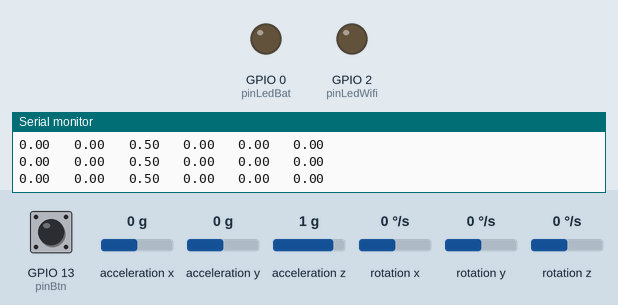
The sketch below on a simulated ESP8266 (NodeMCU). On the bench: output pins drawn as LEDs (lit = HIGH), the last lines printed to the serial monitor. The inputs (shaded band) are chosen by the test bench; at power-on: GPIO 13 (pinBtn) HIGH, acceleration x 0 g, acceleration y 0 g, acceleration z 1 g, rotation x 0 °/s, rotation y 0 °/s, rotation z 0 °/s. WiFi joins after 1.5 s; servers stay silent unless stated.

Above: at 2.8 s.
2.9 s: GPIO 13 (pinBtn) pulled LOW for 3.2 s
At 4.2 s:
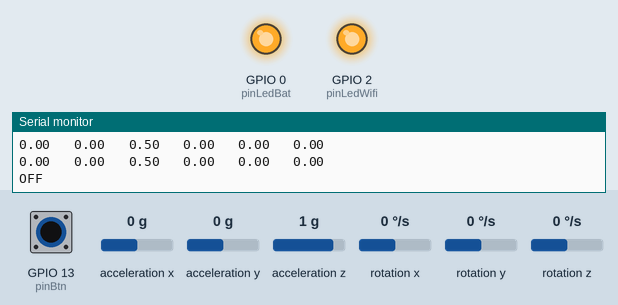
7.6 s: GPIO 13 (pinBtn) pulled LOW for 3.2 s
At 9.3 s:
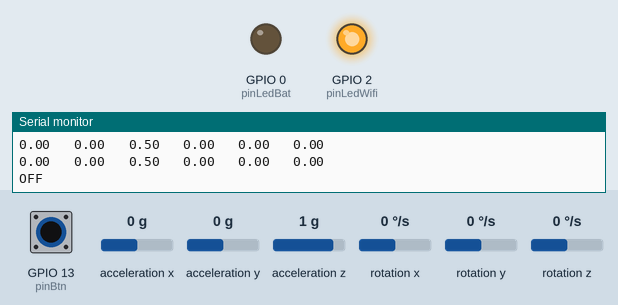
Timing chart, 0 to 11.7 s (numbered marks = the images above; inputs shaded):
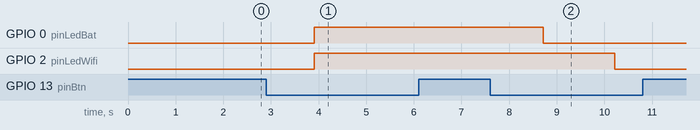

The sketch:

Movuino_WifiOSC_Firmware.ino
```cpp
/*
    This sketch is a Movuino firmware.
    It allows the Movuino to send data on a specific Wifi through an OSC protocol. (Open Sound Control)
*/

#include <ESP8266WiFi.h>
#include <ESP8266WiFiMulti.h>
#include <WiFiUdp.h>
#include "Wire.h"
#include "I2Cdev.h"
#include "MPU6050.h"
#include <OSCBundle.h>
#include <OSCMessage.h>
#include <OSCTiming.h>
#include <SLIPEncodedSerial.h>
#include <SLIPEncodedUSBSerial.h>

// Set your wifi network configuration here
const char * ssid = "my_box_name";               // your network SSID (name of the wifi network)
const char * pass = "my_password";               // your network password
const char * hostIP = "192.168.1.35";            // IP address of the host computer
const unsigned int port = 7400;                  // port on which data are sent (send OSC message)

MPU6050 accelgyro;
ESP8266WiFiMulti WiFiMulti;
WiFiClient client;
int packetNumber = 0;
int16_t ax, ay, az; // store accelerometre values
int16_t gx, gy, gz; // store gyroscope values
int16_t mx, my, mz; // store magneto values

// Button variables
const int pinBtn = 13;     // the number of the pushbutton pin
boolean isBtn = 0;         // variable for reading the pushbutton status
float pressTime = 1000;    // pressure time needed to switch Movuino state
float lastButtonTime;
boolean lockPress = false; // avoid several activation on same button pressure
boolean isWifi;

// LEDs
const int pinLedWifi = 2; // wifi led indicator
const int pinLedBat = 0;  // battery led indicator

WiFiUDP Udp;

void setup() {
  // pin setup
  pinMode(pinBtn, INPUT_PULLUP); // pin for the button
  pinMode(pinLedWifi, OUTPUT);   // pin for the wifi led
  pinMode(pinLedBat, OUTPUT);    // pin for the battery led

  Wire.begin();
  Serial.begin(115200);
  delay(10);

  // initialize device
  Serial.println("Initializing I2C devices...");
  accelgyro.initialize();

  // We start by connecting to a WiFi network
  WiFiMulti.addAP(ssid, pass);

  Serial.println();
  Serial.println();
  Serial.print("Wait for WiFi... ");

  // wait while connecting to wifi ...
  while (WiFiMulti.run() != WL_CONNECTED) {
    Serial.print(".");
    delay(500);
  }

  // Movuino is now connected to Wifi
  Serial.println("");
  Serial.println("WiFi connected");
  Serial.println("IP address: ");
  Serial.println(WiFi.localIP());
  delay(50);
  Udp.begin(port);
  delay(50);
  IPAddress myIp = WiFi.localIP();
  isWifi = true;
}

void loop() {

  // BUTTON CHECK
  isBtn = digitalRead(pinBtn); // check if button is pressed
  if (isBtn) {
    lastButtonTime = millis();
    lockPress = false;
  }
  else {
    if (millis() - lastButtonTime > pressTime && !lockPress) {
      lockPress = true; // avoid several activation with same pressure
      isWifi = !isWifi; // switch state
      lastButtonTime = millis();

      if (!isWifi) {
        shutDownWifi();
      }
      else {
        awakeWifi();
      }
    }
  }

  // MOVUINO DATA
  if (WiFi.status() == WL_CONNECTED) {
    IPAddress myIp = WiFi.localIP();

    // GET MOVUINO DATA
    //accelgyro.getMotion9(&ax, &ay, &az, &gx, &gy, &gz, &mx, &my, &mz); // Get all 9 axis data (acc + gyro + magneto)
    //---- OR -----//
    accelgyro.getMotion6(&ax, &ay, &az, &gx, &gy, &gz); // Get only axis from acc & gyr

    delay(5);

    printMovuinoData(); // optionnal

    // SEND MOVUINO DATA
    OSCMessage msg("/movuinOSC"); // create an OSC message on address "/movuinOSC"
    msg.add(ax / float(32768));   // add acceleration X data as message
    msg.add(ay / float(32768));   // add acceleration Y data
    msg.add(az / float(32768));   // add ...
    msg.add(gx / float(32768));
    msg.add(gy / float(32768));
    msg.add(gz / float(32768));    // you can add as many data as you want
    Udp.beginPacket(hostIP, port); // send message to computer target with "hostIP" on "port"
    msg.send(Udp);
    Udp.endPacket();
    msg.empty();

    delay(5);
  }
  else {
    delay(200); // wait more if Movuino is sleeping
  }
}

void shutDownWifi() {
  WiFi.mode(WIFI_OFF);
  WiFi.forceSleepBegin();
  delay(1); // needed
  digitalWrite(pinLedWifi, HIGH); // turn OFF wifi led
  digitalWrite(pinLedBat, HIGH);  // turn OFF battery led
  Serial.println("OFF");
}

void awakeWifi() {
  // Awake wifi and re-connect Movuino
  WiFi.forceSleepWake();
  WiFi.mode(WIFI_STA);
  WiFi.begin(ssid, pass);
  digitalWrite(pinLedBat, LOW); // turn ON wifi led

  //Blink wifi led while wifi is connecting
  while (WiFiMulti.run() != WL_CONNECTED) {
    digitalWrite(pinLedWifi, LOW);
    delay(200);
    digitalWrite(pinLedWifi, HIGH);
    delay(200);
  }
  digitalWrite(pinLedWifi, LOW);
  Serial.println("ON");
}

void printMovuinoData() {
  Serial.print(ax / float(32768));
  Serial.print("\t ");
  Serial.print(ay / float(32768));
  Serial.print("\t ");
  Serial.print(az / float(32768));
  Serial.print("\t ");
  Serial.print(gx / float(32768));
  Serial.print("\t ");
  Serial.print(gy / float(32768));
  Serial.print("\t ");
  Serial.print(gz / float(32768));
  Serial.println("");
}
```

Measured:
- after the input at 2.9 s, GPIO 0 (pinLedBat), GPIO 2 (pinLedWifi): LOW → HIGH after 1.0 s
- after the input at 7.6 s, GPIO 0 (pinLedBat): HIGH → LOW after 1.1 s; GPIO 2 (pinLedWifi): HIGH → LOW after 2.6 s
